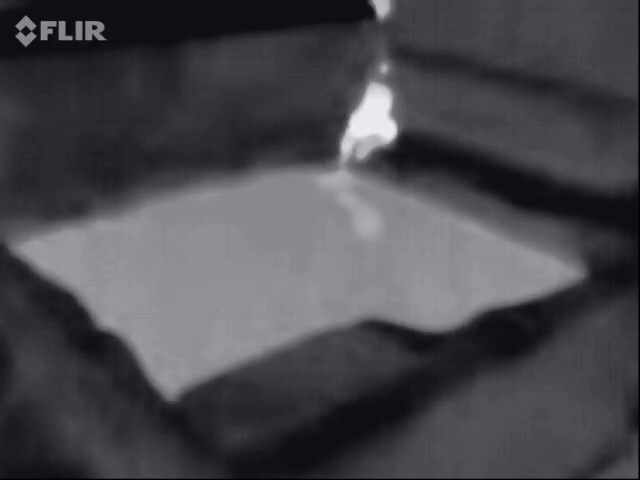
#> input picture frame 8 of videos/20161001.mov, 640 x 480 px, given in place of Nov_19_2.mov, which was not available
$ python contours_hull.py   (older library calls are emulated)
#> lines starting #> are read from the running program, lines starting #| are printed output that depends on the picture; after the words box and inside, x2 and y2 are one past the last pixel; in counts of white or black regions, pixels touching at a corner belong together; pictures that were not available may be replaced by others from this repository, and a replacement may not be noted
#!/usr/bin/env python

import cv2
import numpy as np
import time
import imutils
import datetime
from matplotlib import pyplot as plot


cap = cv2.VideoCapture("videos/Nov_19_2.mov")
while not cap.isOpened():
    cap = cv2.VideoCapture("videos/Nov_19.mov")
    cv2.waitKey(1000)
    print ("Wait for the header")

while(True):

    text = "Unoccupied"
    ret, img = cap.read()
#> img is the input picture: shape (480, 640, 3); mean B, G, R 76.8, 70.8, 73.8
    if ret is False:
        break

    #img = cv2.pyrDown(img)
    ret, thresh = cv2.threshold(cv2.cvtColor(img.copy(), cv2.COLOR_BGR2GRAY) , 127, 255, cv2.THRESH_BINARY)
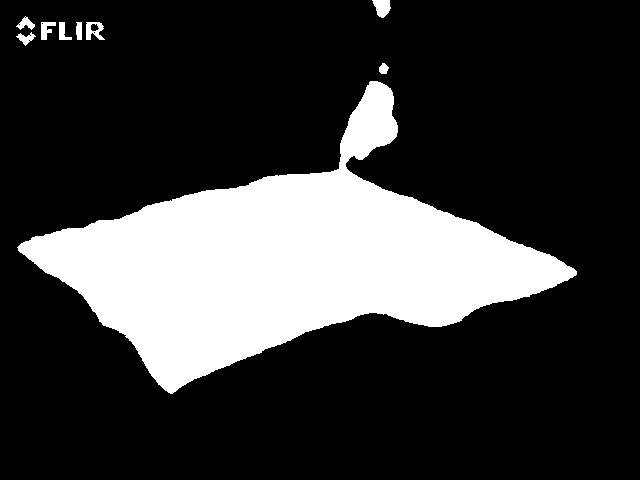
#> thresh: shape (480, 640); 22.5% white; 9 white regions
    black = cv2.cvtColor(np.zeros((img.shape[1], img.shape[0]), dtype=np.uint8), cv2.COLOR_GRAY2BGR)
#> black: shape (640, 480, 3); every value is 0

    image, contours, hier = cv2.findContours(thresh, cv2.RETR_EXTERNAL, cv2.CHAIN_APPROX_SIMPLE)
#> contours = 9 contours; largest, box (x1, y1, x2, y2) and area: (17, 81, 577, 394) 67318, (86, 22, 105, 40) 214, (372, 0, 391, 18) 208, (41, 22, 56, 40) 127, (16, 16, 35, 30) 107

    for cnt in contours:
        epsilon = 0.01 * cv2.arcLength(cnt,True)
        approx = cv2.approxPolyDP(cnt,epsilon,True)
        hull = cv2.convexHull(cnt)
        cv2.drawContours(img, [cnt], -1, (0, 255, 0), 2)
        cv2.drawContours(img, [approx], -1, (255, 255, 0), 2)
        cv2.drawContours(img, [hull], -1, (0, 0, 255), 2)
#> this loop made 9 passes
#> epsilon on passes 1 to 9: 15.89, 0.316, 0.556, 0.834, 0.442, 0.582, 0.717, 0.544, 0.606
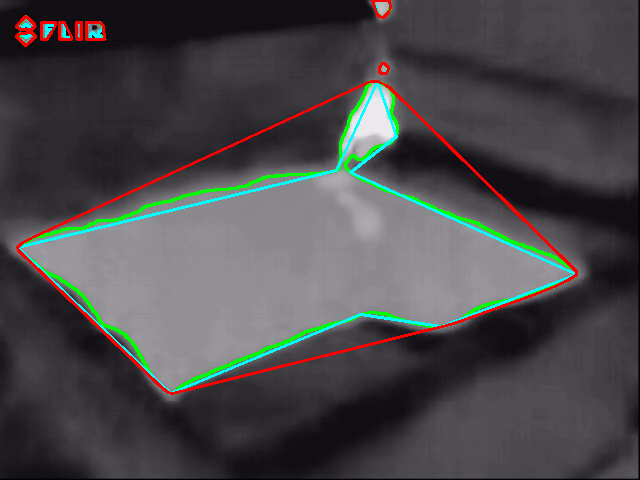
#> img: shape (480, 640, 3); 4.13% of pixels changed, all inside (x1, y1, x2, y2) = (15, 0, 578, 395)

    # draw the text and timestamp on the frame
    cv2.putText(black, datetime.datetime.now().strftime("%A %d %B %Y %I:%M:%S%p"),
        (10, black.shape[0] - 10), cv2.FONT_HERSHEY_SIMPLEX, 0.35, (0, 0, 255), 1)
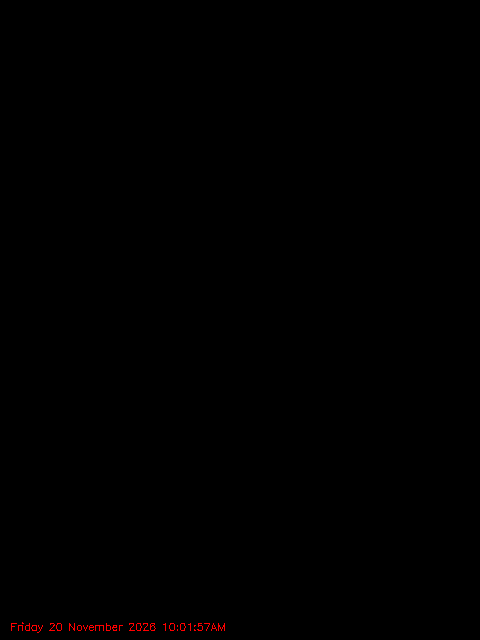
#> black: shape (640, 480, 3); mean B, G, R 0, 0, 0.4


    cv2.imshow("hull", img)

    if cv2.waitKey(1) & 0xFF == ord('q'):
#> (key q is pressed here)
        break

    time.sleep(0.015)

# When everything done, release the capture
cap.release()
cv2.destroyAllWindows()

$ run again, starting later in the video
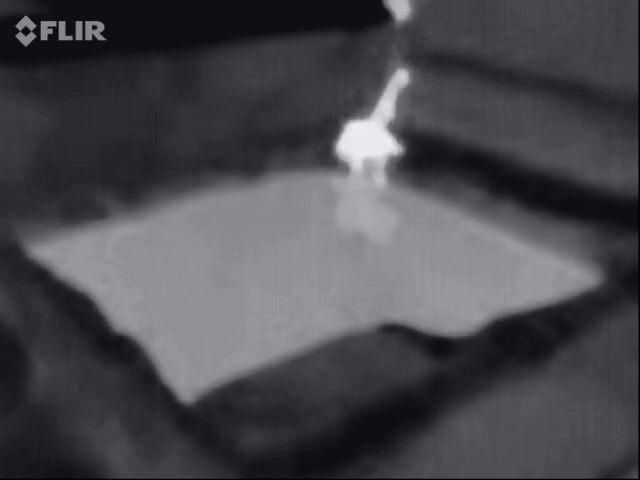
#> input picture frame 39 of videos/20161001.mov, 640 x 480 px, given in place of Nov_19_2.mov, which was not available
#> img is the input picture: shape (480, 640, 3); mean B, G, R 77.7, 71.7, 74.7
#> `ret, thresh = cv2.threshold(cv2.cvtColor(img.copy(), cv2.COLOR_BGR2GRA..`:
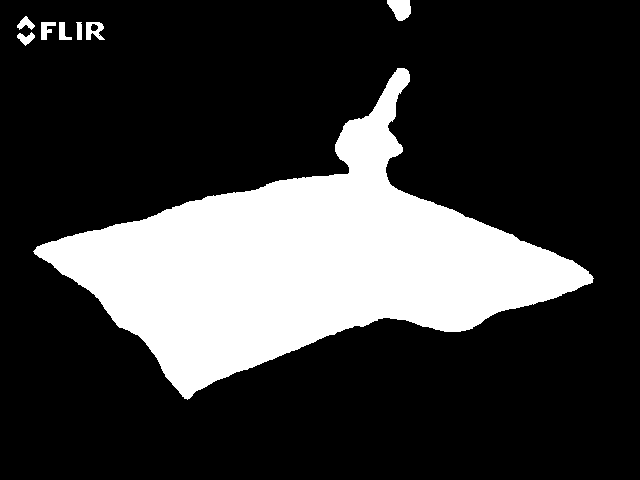
#> thresh: shape (480, 640); 23.1% white; 8 white regions
#> contours = 8 contours; box (x1, y1, x2, y2) and area: (33, 68, 594, 400) 69124, (387, 0, 411, 21) 331, (86, 22, 105, 40) 219, (41, 22, 56, 40) 127, (17, 32, 35, 46) 111, (17, 16, 35, 30) 108, (59, 22, 72, 40) 101, (76, 22, 82, 40) 68
#> the loop `for cnt in contours:` made 8 passes
#> epsilon on passes 1, 2, 3, 5, 6, 7, 8: 16.09, 0.516, 0.811, 0.568, 0.717, 0.53, 0.755
#> after the loop `for cnt in contours:`:
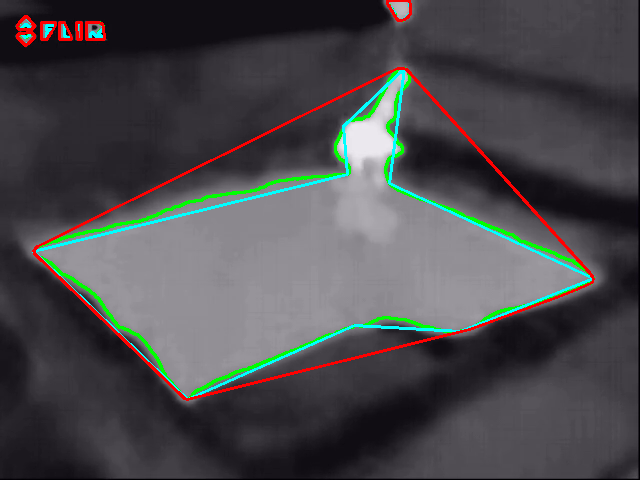
#> img: shape (480, 640, 3); 4.2% of pixels changed, all inside (x1, y1, x2, y2) = (16, 0, 595, 401)

$ run again, starting later in the video
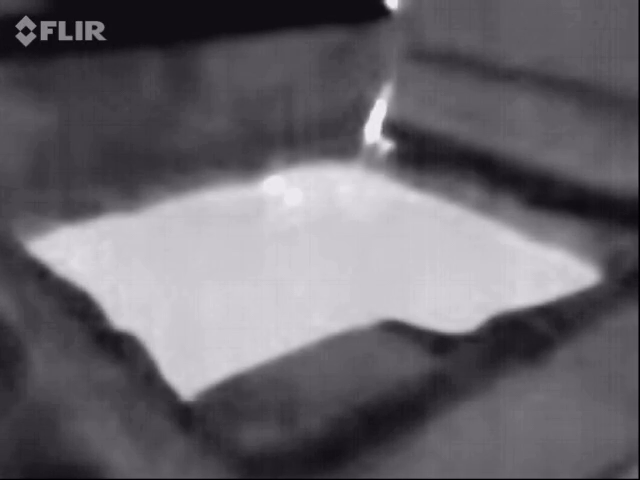
#> input picture frame 70 of videos/20161001.mov, 640 x 480 px, given in place of Nov_19_2.mov, which was not available
#> img is the input picture: shape (480, 640, 3); mean B, G, R 106.5, 100.5, 103.5
#> `ret, thresh = cv2.threshold(cv2.cvtColor(img.copy(), cv2.COLOR_BGR2GRA..`:
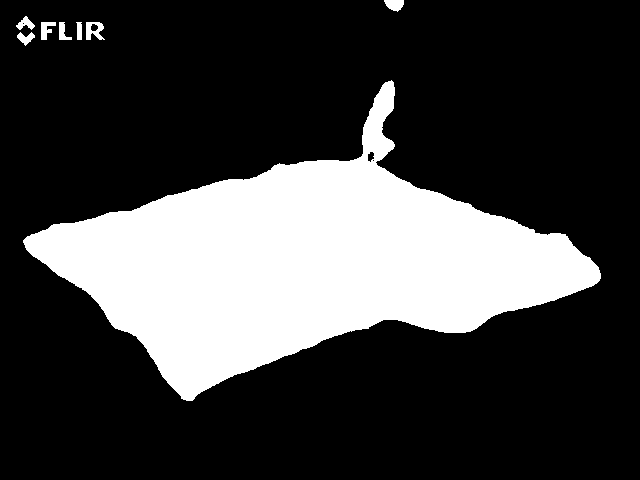
#> thresh: shape (480, 640); 25.4% white; 8 white regions
#> contours = 8 contours; box (x1, y1, x2, y2) and area: (23, 80, 601, 401) 76401, (86, 22, 105, 40) 218, (384, 0, 404, 12) 148, (41, 22, 56, 40) 127, (16, 16, 35, 30) 110, (17, 32, 35, 46) 109, (59, 22, 72, 40) 98, (76, 22, 82, 40) 68
#> the loop `for cnt in contours:` made 8 passes
#> epsilon on passes 1, 2, 3, 5, 6, 7, 8: 15.9, 0.524, 0.819, 0.585, 0.717, 0.556, 0.524
#> after the loop `for cnt in contours:`:
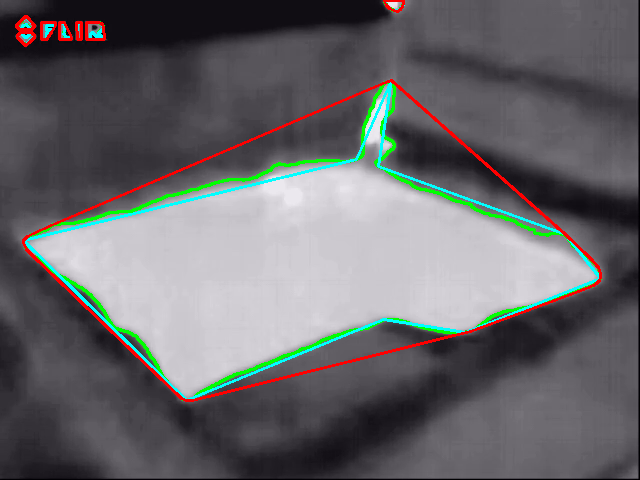
#> img: shape (480, 640, 3); 4.21% of pixels changed, all inside (x1, y1, x2, y2) = (15, 0, 602, 402)
